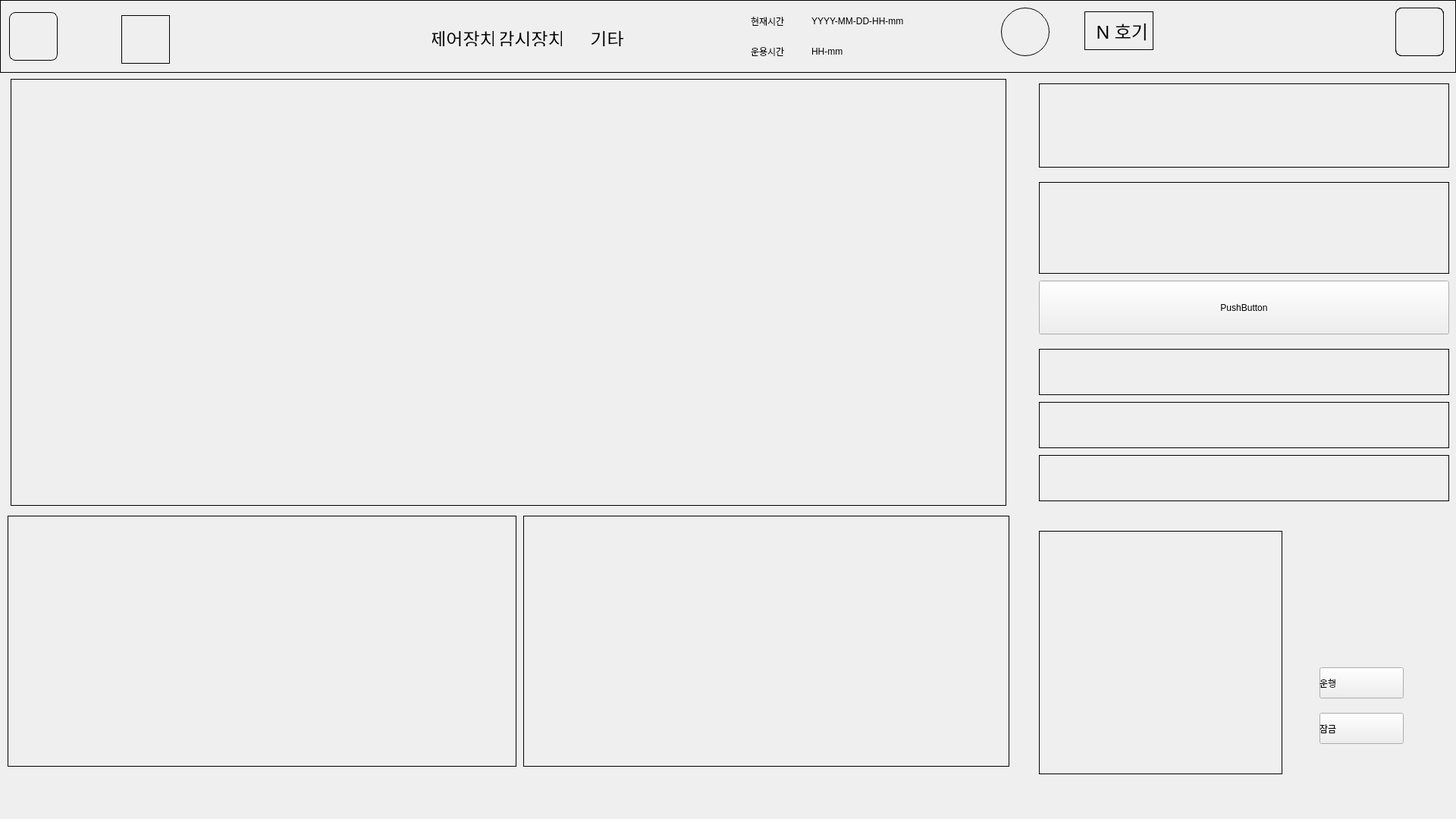
<?xml version="1.0" encoding="UTF-8"?>
<ui version="4.0">
 <class>mainForm</class>
 <widget class="QWidget" name="mainForm">
  <property name="geometry">
   <rect>
    <x>0</x>
    <y>0</y>
    <width>1920</width>
    <height>1080</height>
   </rect>
  </property>
  <property name="sizePolicy">
   <sizepolicy hsizetype="Fixed" vsizetype="Preferred">
    <horstretch>0</horstretch>
    <verstretch>0</verstretch>
   </sizepolicy>
  </property>
  <property name="windowTitle">
   <string>Control System</string>
  </property>
  <property name="styleSheet">
   <string notr="true"/>
  </property>
  <widget class="QWidget" name="widgetTopBtnBar" native="true">
   <property name="geometry">
    <rect>
     <x>0</x>
     <y>0</y>
     <width>1920</width>
     <height>96</height>
    </rect>
   </property>
   <property name="minimumSize">
    <size>
     <width>0</width>
     <height>96</height>
    </size>
   </property>
   <property name="styleSheet">
    <string notr="true">border : 1px solid black;
</string>
   </property>
   <widget class="QWidget" name="widgetBtnGoHome" native="true">
    <property name="geometry">
     <rect>
      <x>12</x>
      <y>16</y>
      <width>64</width>
      <height>64</height>
     </rect>
    </property>
    <property name="sizePolicy">
     <sizepolicy hsizetype="Fixed" vsizetype="Fixed">
      <horstretch>0</horstretch>
      <verstretch>0</verstretch>
     </sizepolicy>
    </property>
    <property name="minimumSize">
     <size>
      <width>64</width>
      <height>64</height>
     </size>
    </property>
    <property name="styleSheet">
     <string notr="true">border-radius:8px</string>
    </property>
    <widget class="QPushButton" name="btnGoHome">
     <property name="geometry">
      <rect>
       <x>0</x>
       <y>0</y>
       <width>64</width>
       <height>64</height>
      </rect>
     </property>
     <property name="minimumSize">
      <size>
       <width>64</width>
       <height>64</height>
      </size>
     </property>
     <property name="styleSheet">
      <string notr="true">border: none;
background-color: transparent;
</string>
     </property>
     <property name="text">
      <string/>
     </property>
    </widget>
    <widget class="QLabel" name="label_3">
     <property name="geometry">
      <rect>
       <x>0</x>
       <y>0</y>
       <width>64</width>
       <height>64</height>
      </rect>
     </property>
     <property name="minimumSize">
      <size>
       <width>64</width>
       <height>64</height>
      </size>
     </property>
     <property name="styleSheet">
      <string notr="true">border: none;
margin: 4px;</string>
     </property>
     <property name="text">
      <string/>
     </property>
     <property name="pixmap">
      <pixmap resource="../assets/icons.qrc">:/홈.png</pixmap>
     </property>
     <property name="scaledContents">
      <bool>true</bool>
     </property>
    </widget>
    <zorder>label_3</zorder>
    <zorder>btnGoHome</zorder>
   </widget>
   <widget class="QLabel" name="label_4">
    <property name="geometry">
     <rect>
      <x>86</x>
      <y>12</y>
      <width>64</width>
      <height>64</height>
     </rect>
    </property>
    <property name="sizePolicy">
     <sizepolicy hsizetype="Fixed" vsizetype="Fixed">
      <horstretch>0</horstretch>
      <verstretch>0</verstretch>
     </sizepolicy>
    </property>
    <property name="minimumSize">
     <size>
      <width>64</width>
      <height>64</height>
     </size>
    </property>
    <property name="styleSheet">
     <string notr="true">margin : 4px;
border : none;</string>
    </property>
    <property name="text">
     <string/>
    </property>
    <property name="pixmap">
     <pixmap resource="../assets/icons.qrc">:/운용통제장치.png</pixmap>
    </property>
    <property name="scaledContents">
     <bool>true</bool>
    </property>
   </widget>
   <widget class="QLabel" name="wifiStatus">
    <property name="geometry">
     <rect>
      <x>160</x>
      <y>20</y>
      <width>64</width>
      <height>64</height>
     </rect>
    </property>
    <property name="text">
     <string/>
    </property>
    <property name="pixmap">
     <pixmap resource="../assets/icons.qrc">:/와이파이1.png</pixmap>
    </property>
    <property name="scaledContents">
     <bool>true</bool>
    </property>
   </widget>
   <widget class="QLabel" name="platformRobot">
    <property name="geometry">
     <rect>
      <x>250</x>
      <y>20</y>
      <width>64</width>
      <height>64</height>
     </rect>
    </property>
    <property name="styleSheet">
     <string notr="true">border : none;</string>
    </property>
    <property name="text">
     <string/>
    </property>
    <property name="pixmap">
     <pixmap resource="../assets/icons.qrc">:/플랫폼로봇.png</pixmap>
    </property>
    <property name="scaledContents">
     <bool>true</bool>
    </property>
   </widget>
   <widget class="QLabel" name="networkStatus">
    <property name="geometry">
     <rect>
      <x>340</x>
      <y>20</y>
      <width>64</width>
      <height>64</height>
     </rect>
    </property>
    <property name="styleSheet">
     <string notr="true">border : none;</string>
    </property>
    <property name="text">
     <string/>
    </property>
    <property name="pixmap">
     <pixmap resource="../assets/icons.qrc">:/네트워크1.png</pixmap>
    </property>
    <property name="scaledContents">
     <bool>true</bool>
    </property>
   </widget>
   <widget class="QLabel" name="batteryStatus">
    <property name="geometry">
     <rect>
      <x>420</x>
      <y>20</y>
      <width>64</width>
      <height>64</height>
     </rect>
    </property>
    <property name="styleSheet">
     <string notr="true">border : none;</string>
    </property>
    <property name="text">
     <string/>
    </property>
    <property name="pixmap">
     <pixmap resource="../assets/icons.qrc">:/배터리1.png</pixmap>
    </property>
    <property name="scaledContents">
     <bool>true</bool>
    </property>
   </widget>
   <widget class="QWidget" name="widget" native="true">
    <property name="geometry">
     <rect>
      <x>980</x>
      <y>10</y>
      <width>291</width>
      <height>80</height>
     </rect>
    </property>
    <property name="styleSheet">
     <string notr="true">border: none;
</string>
    </property>
    <widget class="QLabel" name="label_8">
     <property name="geometry">
      <rect>
       <x>10</x>
       <y>10</y>
       <width>58</width>
       <height>16</height>
      </rect>
     </property>
     <property name="text">
      <string>현재시간</string>
     </property>
    </widget>
    <widget class="QLabel" name="label_9">
     <property name="geometry">
      <rect>
       <x>10</x>
       <y>50</y>
       <width>58</width>
       <height>16</height>
      </rect>
     </property>
     <property name="text">
      <string>운용시간</string>
     </property>
    </widget>
    <widget class="QLabel" name="currentTime">
     <property name="geometry">
      <rect>
       <x>90</x>
       <y>10</y>
       <width>151</width>
       <height>16</height>
      </rect>
     </property>
     <property name="text">
      <string>YYYY-MM-DD-HH-mm</string>
     </property>
    </widget>
    <widget class="QLabel" name="operationTime">
     <property name="geometry">
      <rect>
       <x>90</x>
       <y>50</y>
       <width>101</width>
       <height>16</height>
      </rect>
     </property>
     <property name="styleSheet">
      <string notr="true"/>
     </property>
     <property name="text">
      <string>HH-mm</string>
     </property>
    </widget>
   </widget>
   <widget class="QWidget" name="widget_11" native="true">
    <property name="geometry">
     <rect>
      <x>550</x>
      <y>10</y>
      <width>301</width>
      <height>80</height>
     </rect>
    </property>
    <property name="styleSheet">
     <string notr="true">border : none;</string>
    </property>
    <widget class="QLabel" name="label_5">
     <property name="geometry">
      <rect>
       <x>20</x>
       <y>30</y>
       <width>81</width>
       <height>21</height>
      </rect>
     </property>
     <property name="font">
      <font>
       <family>D2Coding</family>
       <pointsize>18</pointsize>
      </font>
     </property>
     <property name="styleSheet">
      <string notr="true">border : none;
</string>
     </property>
     <property name="text">
      <string>제어장치</string>
     </property>
     <property name="alignment">
      <set>Qt::AlignmentFlag::AlignCenter</set>
     </property>
    </widget>
    <widget class="Line" name="line">
     <property name="geometry">
      <rect>
       <x>100</x>
       <y>10</y>
       <width>3</width>
       <height>61</height>
      </rect>
     </property>
     <property name="orientation">
      <enum>Qt::Orientation::Vertical</enum>
     </property>
    </widget>
    <widget class="QLabel" name="label_6">
     <property name="geometry">
      <rect>
       <x>110</x>
       <y>30</y>
       <width>81</width>
       <height>21</height>
      </rect>
     </property>
     <property name="font">
      <font>
       <family>D2Coding</family>
       <pointsize>18</pointsize>
      </font>
     </property>
     <property name="styleSheet">
      <string notr="true">border : none;
</string>
     </property>
     <property name="text">
      <string>감시장치</string>
     </property>
     <property name="alignment">
      <set>Qt::AlignmentFlag::AlignCenter</set>
     </property>
    </widget>
    <widget class="QLabel" name="label_7">
     <property name="geometry">
      <rect>
       <x>210</x>
       <y>30</y>
       <width>81</width>
       <height>21</height>
      </rect>
     </property>
     <property name="font">
      <font>
       <family>D2Coding</family>
       <pointsize>18</pointsize>
      </font>
     </property>
     <property name="styleSheet">
      <string notr="true">border : none;
</string>
     </property>
     <property name="text">
      <string>기타</string>
     </property>
     <property name="alignment">
      <set>Qt::AlignmentFlag::AlignCenter</set>
     </property>
    </widget>
    <widget class="Line" name="line_2">
     <property name="geometry">
      <rect>
       <x>200</x>
       <y>10</y>
       <width>3</width>
       <height>61</height>
      </rect>
     </property>
     <property name="orientation">
      <enum>Qt::Orientation::Vertical</enum>
     </property>
    </widget>
   </widget>
   <widget class="QLabel" name="label_10">
    <property name="geometry">
     <rect>
      <x>1320</x>
      <y>10</y>
      <width>64</width>
      <height>64</height>
     </rect>
    </property>
    <property name="styleSheet">
     <string notr="true">border-radius : 32px;</string>
    </property>
    <property name="text">
     <string/>
    </property>
    <property name="pixmap">
     <pixmap resource="../assets/icons.qrc">:/플랫폼로봇.png</pixmap>
    </property>
    <property name="scaledContents">
     <bool>true</bool>
    </property>
   </widget>
   <widget class="QLabel" name="txUnitNuberInfo">
    <property name="geometry">
     <rect>
      <x>1430</x>
      <y>15</y>
      <width>91</width>
      <height>51</height>
     </rect>
    </property>
    <property name="font">
     <font>
      <family>D2Coding</family>
      <pointsize>18</pointsize>
     </font>
    </property>
    <property name="text">
     <string>N 호기</string>
    </property>
    <property name="alignment">
     <set>Qt::AlignmentFlag::AlignRight|Qt::AlignmentFlag::AlignTrailing|Qt::AlignmentFlag::AlignVCenter</set>
    </property>
   </widget>
   <widget class="QWidget" name="widgetbtnSetup" native="true">
    <property name="geometry">
     <rect>
      <x>1840</x>
      <y>10</y>
      <width>64</width>
      <height>64</height>
     </rect>
    </property>
    <property name="styleSheet">
     <string notr="true">border-radius : 8px;</string>
    </property>
    <widget class="QLabel" name="label_11">
     <property name="geometry">
      <rect>
       <x>0</x>
       <y>0</y>
       <width>64</width>
       <height>64</height>
      </rect>
     </property>
     <property name="styleSheet">
      <string notr="true">border : none;
padding : 4px;</string>
     </property>
     <property name="text">
      <string/>
     </property>
     <property name="pixmap">
      <pixmap resource="../assets/icons.qrc">:/설정.png</pixmap>
     </property>
     <property name="scaledContents">
      <bool>true</bool>
     </property>
    </widget>
    <widget class="QPushButton" name="btnGotoSetup">
     <property name="geometry">
      <rect>
       <x>0</x>
       <y>0</y>
       <width>64</width>
       <height>64</height>
      </rect>
     </property>
     <property name="text">
      <string/>
     </property>
    </widget>
   </widget>
  </widget>
  <widget class="QWidget" name="widget_2" native="true">
   <property name="geometry">
    <rect>
     <x>10</x>
     <y>100</y>
     <width>1321</width>
     <height>571</height>
    </rect>
   </property>
   <property name="styleSheet">
    <string notr="true">border : 1px solid black;
margin : 4px;
</string>
   </property>
  </widget>
  <widget class="QWidget" name="widget_3" native="true">
   <property name="geometry">
    <rect>
     <x>10</x>
     <y>680</y>
     <width>671</width>
     <height>331</height>
    </rect>
   </property>
   <property name="styleSheet">
    <string notr="true">border : 1px solid black;
</string>
   </property>
  </widget>
  <widget class="QWidget" name="widget_4" native="true">
   <property name="geometry">
    <rect>
     <x>690</x>
     <y>680</y>
     <width>641</width>
     <height>331</height>
    </rect>
   </property>
   <property name="styleSheet">
    <string notr="true">border : 1px solid black;
</string>
   </property>
  </widget>
  <widget class="QWidget" name="widget_5" native="true">
   <property name="geometry">
    <rect>
     <x>1370</x>
     <y>110</y>
     <width>541</width>
     <height>111</height>
    </rect>
   </property>
   <property name="styleSheet">
    <string notr="true">border : 1px solid black;
</string>
   </property>
  </widget>
  <widget class="QWidget" name="widget_6" native="true">
   <property name="geometry">
    <rect>
     <x>1370</x>
     <y>240</y>
     <width>541</width>
     <height>121</height>
    </rect>
   </property>
   <property name="styleSheet">
    <string notr="true">border : 1px solid black;
</string>
   </property>
  </widget>
  <widget class="QPushButton" name="pushButton">
   <property name="geometry">
    <rect>
     <x>1370</x>
     <y>370</y>
     <width>541</width>
     <height>71</height>
    </rect>
   </property>
   <property name="text">
    <string>PushButton</string>
   </property>
  </widget>
  <widget class="QWidget" name="widget_7" native="true">
   <property name="geometry">
    <rect>
     <x>1370</x>
     <y>460</y>
     <width>541</width>
     <height>61</height>
    </rect>
   </property>
   <property name="styleSheet">
    <string notr="true">border : 1px solid black;
</string>
   </property>
  </widget>
  <widget class="QWidget" name="widget_8" native="true">
   <property name="geometry">
    <rect>
     <x>1370</x>
     <y>530</y>
     <width>541</width>
     <height>61</height>
    </rect>
   </property>
   <property name="styleSheet">
    <string notr="true">border : 1px solid black;
</string>
   </property>
  </widget>
  <widget class="QWidget" name="widget_9" native="true">
   <property name="geometry">
    <rect>
     <x>1370</x>
     <y>600</y>
     <width>541</width>
     <height>61</height>
    </rect>
   </property>
   <property name="styleSheet">
    <string notr="true">border : 1px solid black;
</string>
   </property>
  </widget>
  <widget class="QWidget" name="widget_10" native="true">
   <property name="geometry">
    <rect>
     <x>1370</x>
     <y>700</y>
     <width>321</width>
     <height>321</height>
    </rect>
   </property>
   <property name="styleSheet">
    <string notr="true">border : 1px solid black;
</string>
   </property>
  </widget>
  <widget class="QWidget" name="controlOpenWidget" native="true">
   <property name="geometry">
    <rect>
     <x>1740</x>
     <y>880</y>
     <width>121</width>
     <height>51</height>
    </rect>
   </property>
   <widget class="QLabel" name="label">
    <property name="geometry">
     <rect>
      <x>0</x>
      <y>0</y>
      <width>41</width>
      <height>41</height>
     </rect>
    </property>
    <property name="text">
     <string>운행</string>
    </property>
   </widget>
   <widget class="QPushButton" name="pushButton_2">
    <property name="geometry">
     <rect>
      <x>0</x>
      <y>0</y>
      <width>111</width>
      <height>41</height>
     </rect>
    </property>
    <property name="text">
     <string/>
    </property>
   </widget>
   <zorder>pushButton_2</zorder>
   <zorder>label</zorder>
  </widget>
  <widget class="QWidget" name="controLockWidget" native="true">
   <property name="geometry">
    <rect>
     <x>1740</x>
     <y>940</y>
     <width>121</width>
     <height>51</height>
    </rect>
   </property>
   <widget class="QLabel" name="label_2">
    <property name="geometry">
     <rect>
      <x>0</x>
      <y>0</y>
      <width>41</width>
      <height>41</height>
     </rect>
    </property>
    <property name="text">
     <string>잠금</string>
    </property>
   </widget>
   <widget class="QPushButton" name="pushButton_3">
    <property name="geometry">
     <rect>
      <x>0</x>
      <y>0</y>
      <width>111</width>
      <height>41</height>
     </rect>
    </property>
    <property name="text">
     <string/>
    </property>
   </widget>
   <zorder>pushButton_3</zorder>
   <zorder>label_2</zorder>
  </widget>
 </widget>
 <resources>
  <include location="../assets/icons.qrc"/>
 </resources>
 <connections/>
</ui>
